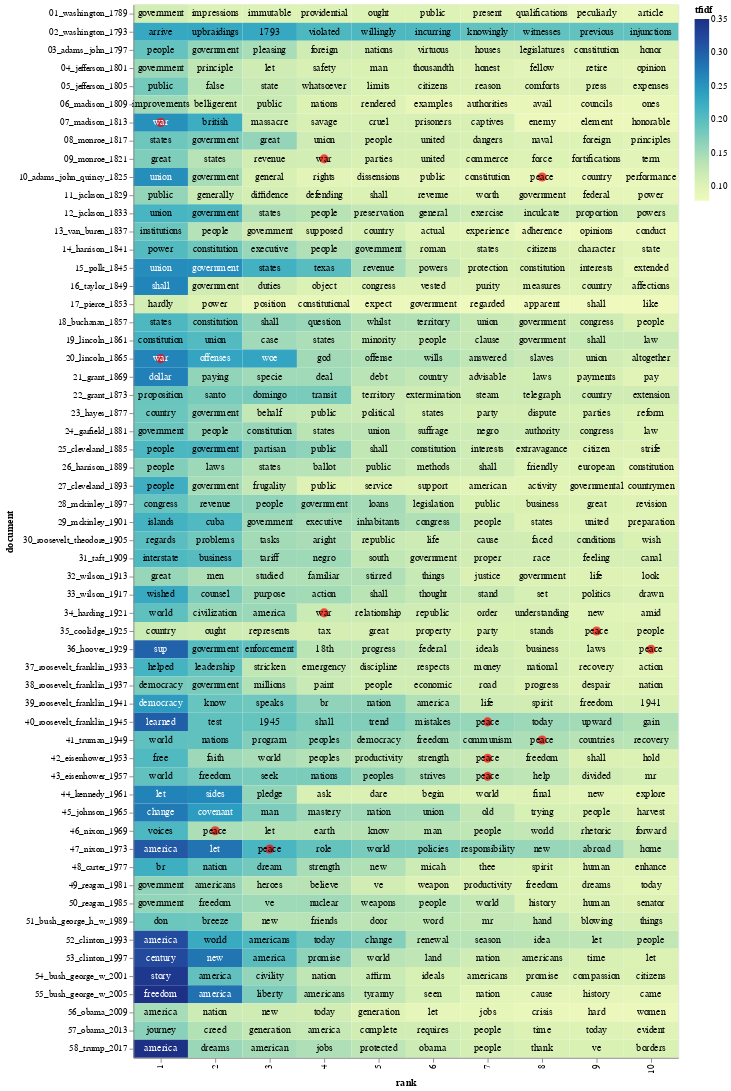

Source (notebook cell):
### Markdown cell above
Let's make a heatmap that shows the highest TF-IDF scoring words for each president, and let's put a red dot next to two terms of interest: "war" and "peace":

The code below was contributed by [Eric Monson](https://github.com/emonson). Thanks, Eric!

### Code cell
import altair as alt
import numpy as np

# Terms in this list will get a red dot in the visualization
term_list = ['war', 'peace']

# adding a little randomness to break ties in term ranking
top_tfidf_plusRand = top_tfidf.copy()
top_tfidf_plusRand['tfidf'] = top_tfidf_plusRand['tfidf'] + np.random.rand(top_tfidf.shape[0])*0.0001

# base for all visualizations, with rank calculation
base = alt.Chart(top_tfidf_plusRand).encode(
    x = 'rank:O',
    y = 'document:N'
).transform_window(
    rank = "rank()",
    sort = [alt.SortField("tfidf", order="descending")],
    groupby = ["document"],
)

# heatmap specification
heatmap = base.mark_rect().encode(
    color = 'tfidf:Q'
)

# red circle over terms in above list
circle = base.mark_circle(size=100).encode(
    color = alt.condition(
        alt.FieldOneOfPredicate(field='term', oneOf=term_list),
        alt.value('red'),
        alt.value('#FFFFFF00')
    )
)

# text labels, white for darker heatmap colors
text = base.mark_text(baseline='middle').encode(
    text = 'term:N',
    color = alt.condition(alt.datum.tfidf >= 0.23, alt.value('white'), alt.value('black'))
)

# display the three superimposed visualizations
(heatmap + circle + text).properties(width = 600)

### Figure 1 — Vega-Lite specification as saved in the notebook (floating-point values rounded to 4 significant figures; data arrays with more than 128 entries replaced by an {"elided": "..."} marker saying what was removed)
{"config": {"view": {"continuousWidth": 400, "continuousHeight": 300}}, "layer": [{"mark": "rect", "encoding": {"color": {"field": "tfidf", "type": "quantitative"}, "x": {"field": "rank", "type": "ordinal"}, "y": {"field": "document", "type": "nominal"}}, "transform": [{"window": [{"op": "rank", "field": "", "as": "rank"}], "groupby": ["document"], "sort": [{"field": "tfidf", "order": "descending"}]}]}, {"mark": {"type": "circle", "size": 100}, "encoding": {"color": {"condition": {"value": "red", "test": {"field": "term", "oneOf": ["war", "peace"]}}, "value": "#FFFFFF00"}, "x": {"field": "rank", "type": "ordinal"}, "y": {"field": "document", "type": "nominal"}}, "transform": [{"window": [{"op": "rank", "field": "", "as": "rank"}], "groupby": ["document"], "sort": [{"field": "tfidf", "order": "descending"}]}]}, {"mark": {"type": "text", "baseline": "middle"}, "encoding": {"color": {"condition": {"value": "white", "test": "(datum.tfidf >= 0.23)"}, "value": "black"}, "text": {"field": "term", "type": "nominal"}, "x": {"field": "rank", "type": "ordinal"}, "y": {"field": "document", "type": "nominal"}}, "transform": [{"window": [{"op": "rank", "field": "", "as": "rank"}], "groupby": ["document"], "sort": [{"field": "tfidf", "order": "descending"}]}]}], "data": {"name": "data-d5d6940d2baea1ab8b27f4d331d32eb3"}, "width": 600, "$schema": "https://vega.github.io/schema/vega-lite/v4.17.0.json", "datasets": {"data-d5d6940d2baea1ab8b27f4d331d32eb3": {"elided": "580 records"}}}
